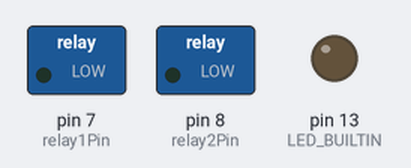
Bench run of a sketch on a simulated Arduino Uno, built with avr-gcc and run on an emulated ATmega328P. On the bench: switched loads named in the sketch (green lamp = pin HIGH), output pins drawn as LEDs (lit = HIGH).

Above: at 1.2 s.
At 1.87 s:
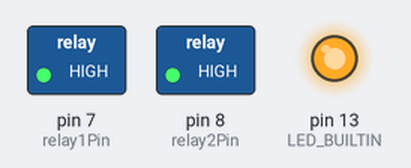
At 3.62 s:
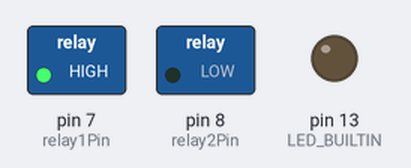
At 5.5 s:
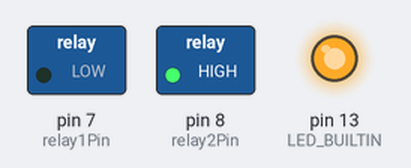
Timing chart, 0 to 6.9 s (numbered marks = the images above):
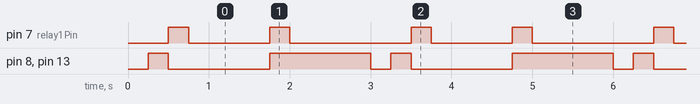

The sketch:

relayTesting.ino
```cpp
int relay1Pin = 7;
int relay2Pin = 8;
int delayms = 250;

void setup() {
  // put your setup code here, to run once:
  pinMode(relay1Pin, OUTPUT);
  pinMode(relay2Pin, OUTPUT);
  pinMode(LED_BUILTIN, OUTPUT);
}

void loop() {
  // put your main code here, to run repeatedly:

  // relay 1 off, relay 2 off
  digitalWrite(relay1Pin, LOW);
  digitalWrite(relay2Pin, LOW);
  digitalWrite(LED_BUILTIN, LOW);
  delay(delayms);

  // relay 1 off, relay 2 on (should be no change)
  digitalWrite(relay1Pin, LOW);
  digitalWrite(relay2Pin, HIGH);
  digitalWrite(LED_BUILTIN, HIGH);
  delay(delayms);

  // relay 1 on, relay 2 off
  digitalWrite(relay1Pin, HIGH);
  digitalWrite(relay2Pin, LOW);
  digitalWrite(LED_BUILTIN, LOW);
  delay(delayms);

  digitalWrite(relay1Pin, LOW);
  delay(1000);

  // relay 1 on, relay 2 on
  digitalWrite(relay1Pin, HIGH);
  digitalWrite(relay2Pin, HIGH);
  digitalWrite(LED_BUILTIN, HIGH);
  delay(delayms);

  digitalWrite(relay1Pin, LOW);
  delay(1000);
}
```

Measured:
- by itself, pin 7 (relay1Pin): repeats every 3.0 s: LOW 1.0 s, HIGH 0.25 s, LOW 1.5 s, HIGH 0.25 s
- by itself, pin 8 (relay2Pin), pin 13 (LED_BUILTIN): repeats every 3.0 s: LOW 1.3 s, HIGH 1.3 s, LOW 0.25 s, HIGH 0.25 s
- by itself, everything shown: repeats every 3.0 s, in 6 steps
